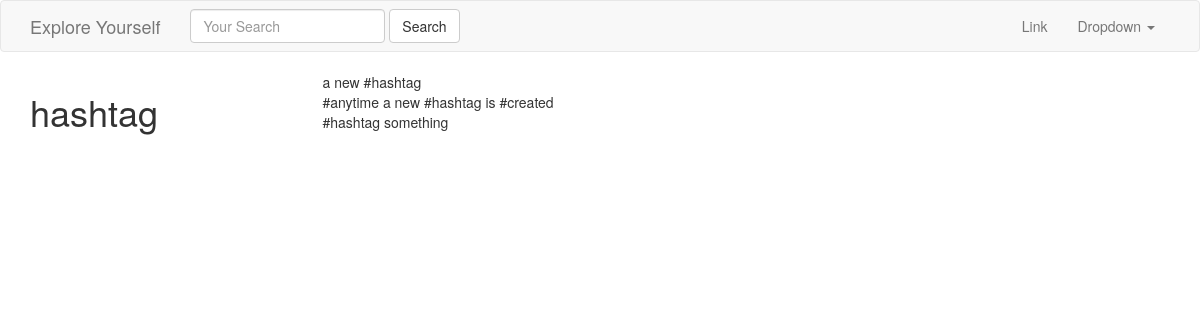
The page /tags/hashtag/ on the database its author committed.
### hashtags/models.py (models this page shows, shortened)
class HashTag(models.Model):
    tag = models.CharField(max_length=120)
    timestamp = models.DateTimeField(auto_now_add=True)
    def get_tweets(self):
        return Tweet.objects.filter(content__icontains="#" + self.tag)

### tweets/models.py (models this page shows, shortened)
class Tweet(models.Model):
	user = models.ForeignKey(settings.AUTH_USER_MODEL, on_delete = models.DO_NOTHING)
	content   = models.CharField(max_length=140, validators=[validate_content])
	updated   = models.DateTimeField(auto_now=True)
	timestamp = models.DateTimeField(auto_now_add=True)
	class Meta:
		ordering = ['-timestamp']

### hashtags/views.py (the view)
# urls.py: url(r'^tags/(?P<hashtag>.*)/$', HashTagView.as_view(), name='hashtag'),
class HashTagView(View):
    def get(self, request, hashtag, *args, **kwargs):
        obj, created = HashTag.objects.get_or_create(tag=hashtag)
        return render(request, 'hashtags/tag_view.html', {"obj": obj})

### hashtags/templates/hashtags/tag_view.html
{% extends "base.html" %}
{% block content %}
    <div class='row'>
        <div class='col-sm-3 col-xs-12'>
        <h1>{{ obj.tag }}</h1>
        </div>
        <div class='col-sm-9 '>
          {% for tweet in obj.get_tweets %}
          {{ tweet.content }} <br/>
          {% endfor %}
        </div>
    </div>
{% endblock content %}

### rows shown on the page
HashTag: tag "hashtag"
Tweet: content "a new #hashtag"
Tweet: content "#anytime a new #hashtag is #created"
Tweet: content "#hashtag something"
